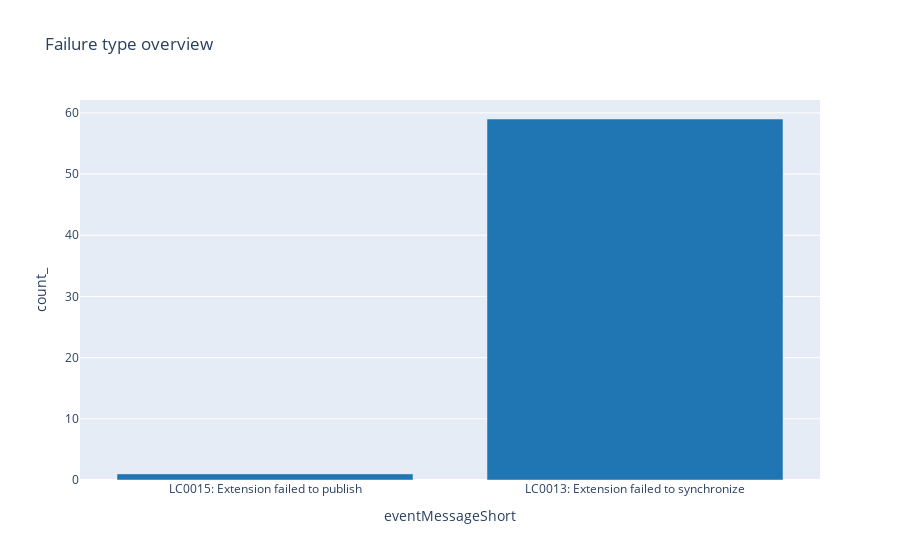

Notebook code cell kept with this figure:
### Markdown cell above
## Extension failures

Event telemetry docs: 
* https://docs.microsoft.com/en-us/dynamics365/business-central/dev-itpro/administration/telemetry-extension-lifecycle-trace
* https://docs.microsoft.com/en-us/dynamics365/business-central/dev-itpro/administration/telemetry-extension-update-trace

### Code cell
%%kql
//
// extension event failure overview
// 
let _aadTenantId = aadTenantId;
let _environmentName = environmentName;
let _extensionId = extensionId;
let _startDate = startDate;
let _endDate = endDate;
traces
| where 1==1 
    and timestamp >= todatetime(_startDate)
    and timestamp <= todatetime(_endDate) + totimespan(24h) - totimespan(1ms)
    and (_aadTenantId == '' or customDimensions.aadTenantId == _aadTenantId)
    and (_environmentName == '' or customDimensions.environmentName == _environmentName )
    and (_extensionId == '' or customDimensions.extensionId == _extensionId)    
    and customDimensions.eventId in ('RT0010', 'LC0011', 'LC0013', 'LC0015', 'LC0017', 'LC0019', 'LC021', 'LC023')    
| extend aadTenantId=tostring( customDimensions.aadTenantId)
       , environmentName=tostring( customDimensions.environmentName )
       , extensionId=tostring( customDimensions.extensionId )
       , eventId=tostring(customDimensions.eventId)
| extend eventMessageShort=case(
              eventId=='RT0010', strcat(eventId, ': Extension Update Failed (exception raised in upgrade code)')
            , eventId=='LC0011', strcat(eventId, ': Extension failed to install')
            , eventId=='LC0013', strcat(eventId, ': Extension failed to synchronize')            
            , eventId=='LC0015', strcat(eventId, ': Extension failed to publish')            
            , eventId=='LC0017', strcat(eventId, ': Extension failed to un-install')            
            , eventId=='LC0019', strcat(eventId, ': Extension failed to un-publish')
            , eventId=='LC0021', strcat(eventId, ': Extension failed to compile')
            , eventId=='LC0023', strcat(eventId, ': Extension failed to update')
            , strcat( eventId, ': Unknown message')
         )
| summarize count() by eventMessageShort
| order by eventMessageShort
| render columnchart with (title='Failure type overview', xtitle="", legend=hidden)

### Figure 1 — Plotly figure (JSON) as saved in the notebook; plotly's stock layout.template omitted (floating-point values rounded to 4 significant figures)
{"data": [{"marker": {"color": "rgb(31, 118, 179)"}, "name": "count_", "orientation": "v", "type": "bar", "x": ["LC0015: Extension failed to publish", "LC0013: Extension failed to synchronize"], "y": [1, 59]}], "layout": {"showlegend": false, "title": {"text": "Failure type overview"}, "xaxis": {"ticksuffix": "", "title": {"text": "eventMessageShort"}, "type": "category"}, "yaxis": {"title": {"text": "count_"}, "type": "linear"}}}
